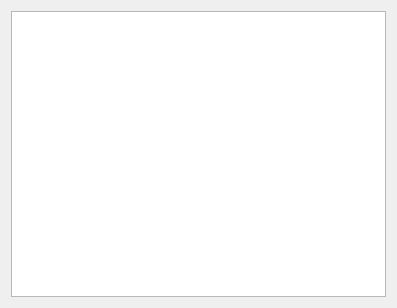
<?xml version="1.0" encoding="UTF-8"?>
<ui version="4.0">
 <class>FoodTreeUI</class>
 <widget class="QWidget" name="FoodTreeUI">
  <property name="geometry">
   <rect>
    <x>0</x>
    <y>0</y>
    <width>397</width>
    <height>308</height>
   </rect>
  </property>
  <property name="sizePolicy">
   <sizepolicy hsizetype="Expanding" vsizetype="Expanding">
    <horstretch>0</horstretch>
    <verstretch>0</verstretch>
   </sizepolicy>
  </property>
  <property name="windowTitle">
   <string>FoodTree</string>
  </property>
  <property name="autoFillBackground">
   <bool>false</bool>
  </property>
  <layout class="QVBoxLayout" name="verticalLayout">
   <property name="sizeConstraint">
    <enum>QLayout::SetMaximumSize</enum>
   </property>
   <item>
    <widget class="QTreeView" name="trvFoods">
     <property name="sizePolicy">
      <sizepolicy hsizetype="Expanding" vsizetype="Expanding">
       <horstretch>0</horstretch>
       <verstretch>0</verstretch>
      </sizepolicy>
     </property>
    </widget>
   </item>
  </layout>
 </widget>
 <layoutdefault spacing="6" margin="11"/>
 <resources/>
 <connections/>
</ui>
